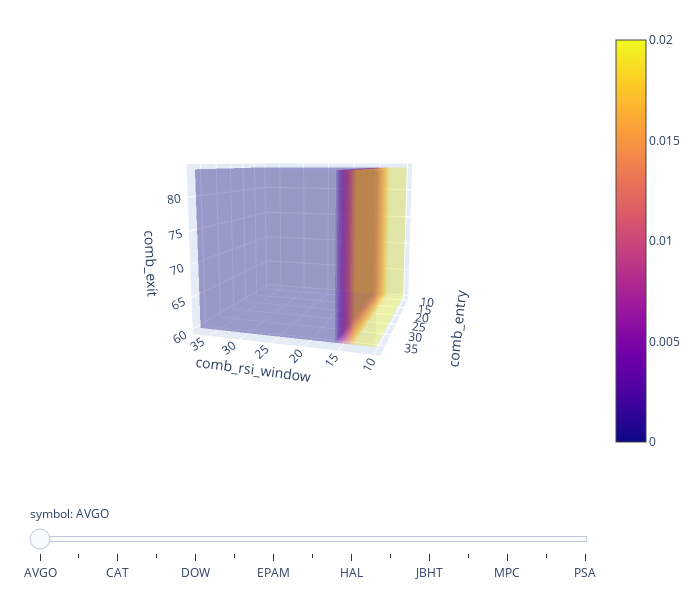

Notebook code for this chart:
### Code cell
returns = pf.total_return()
# returns = returns [ returns.index.isin(["BKNG"], level="symbol")]
# returns = returns.groupby(level=["comb_exit", "comb_entry", "symbol"]).mean()

print(returns.max())
print(returns.idxmax())

# print(returns.to_string())

"""comb_rsi_window comb_ma_window"""

# fig = returns.vbt.heatmap(
#     x_level = "comb_exit",
#     y_level = "comb_entry",
#     slider_level = "symbol"
# )
# fig.show()

fig = returns.vbt.volume(
    x_level = "comb_rsi_window",
    y_level = "comb_entry",
    z_level = "comb_exit",
    slider_level = "symbol"
)
fig.show()

### Figure 1 — Plotly figure (JSON) as saved in the notebook; plotly's stock layout.template omitted (floating-point values rounded to 4 significant figures; data arrays with more than 128 entries replaced by an {"elided": "..."} marker saying what was removed)
{"data": [{"colorscale": [[0, "#0d0887"], [0.1111, "#46039f"], [0.2222, "#7201a8"], [0.3333, "#9c179e"], [0.4444, "#bd3786"], [0.5556, "#d8576b"], [0.6667, "#ed7953"], [0.7778, "#fb9f3a"], [0.8889, "#fdca26"], [1, "#f0f921"]], "hovertemplate": "comb_rsi_window: %{x}<br>comb_entry: %{y}<br>comb_exit: %{z}<br>value: %{value}<extra></extra>", "name": "AVGO", "opacity": 0.2, "surface": {"count": 15}, "type": "volume", "uid": "15fbc41c-e853-4adf-8e93-4fb791483164", "value": {"elided": "560 float values"}, "visible": true, "x": {"elided": "560 int values"}, "y": {"elided": "560 int values"}, "z": {"elided": "560 int values"}}, {"colorscale": [[0, "#0d0887"], [0.1111, "#46039f"], [0.2222, "#7201a8"], [0.3333, "#9c179e"], [0.4444, "#bd3786"], [0.5556, "#d8576b"], [0.6667, "#ed7953"], [0.7778, "#fb9f3a"], [0.8889, "#fdca26"], [1, "#f0f921"]], "hovertemplate": "comb_rsi_window: %{x}<br>comb_entry: %{y}<br>comb_exit: %{z}<br>value: %{value}<extra></extra>", "name": "BKNG", "opacity": 0.2, "surface": {"count": 15}, "type": "volume", "uid": "f42e8d54-d60d-486a-8ddc-682b26117e97", "value": {"elided": "560 float values"}, "visible": false, "x": {"elided": "560 int values"}, "y": {"elided": "560 int values"}, "z": {"elided": "560 int values"}}, {"colorscale": [[0, "#0d0887"], [0.1111, "#46039f"], [0.2222, "#7201a8"], [0.3333, "#9c179e"], [0.4444, "#bd3786"], [0.5556, "#d8576b"], [0.6667, "#ed7953"], [0.7778, "#fb9f3a"], [0.8889, "#fdca26"], [1, "#f0f921"]], "hovertemplate": "comb_rsi_window: %{x}<br>comb_entry: %{y}<br>comb_exit: %{z}<br>value: %{value}<extra></extra>", "name": "CAT", "opacity": 0.2, "surface": {"count": 15}, "type": "volume", "uid": "e5cf7b86-e182-4250-b49a-96bc21261cab", "value": {"elided": "560 float values"}, "visible": false, "x": {"elided": "560 int values"}, "y": {"elided": "560 int values"}, "z": {"elided": "560 int values"}}, {"colorscale": [[0, "#0d0887"], [0.1111, "#46039f"], [0.2222, "#7201a8"], [0.3333, "#9c179e"], [0.4444, "#bd3786"], [0.5556, "#d8576b"], [0.6667, "#ed7953"], [0.7778, "#fb9f3a"], [0.8889, "#fdca26"], [1, "#f0f921"]], "hovertemplate": "comb_rsi_window: %{x}<br>comb_entry: %{y}<br>comb_exit: %{z}<br>value: %{value}<extra></extra>", "name": "DE", "opacity": 0.2, "surface": {"count": 15}, "type": "volume", "uid": "3642aa73-0a14-4e73-94b1-a5a30938a89e", "value": {"elided": "560 float values"}, "visible": false, "x": {"elided": "560 int values"}, "y": {"elided": "560 int values"}, "z": {"elided": "560 int values"}}, {"colorscale": [[0, "#0d0887"], [0.1111, "#46039f"], [0.2222, "#7201a8"], [0.3333, "#9c179e"], [0.4444, "#bd3786"], [0.5556, "#d8576b"], [0.6667, "#ed7953"], [0.7778, "#fb9f3a"], [0.8889, "#fdca26"], [1, "#f0f921"]], "hovertemplate": "comb_rsi_window: %{x}<br>comb_entry: %{y}<br>comb_exit: %{z}<br>value: %{value}<extra></extra>", "name": "DOW", "opacity": 0.2, "surface": {"count": 15}, "type": "volume", "uid": "d5bfbf2f-4dcc-40f6-92b1-ca28ae6777df", "value": {"elided": "560 float values"}, "visible": false, "x": {"elided": "560 int values"}, "y": {"elided": "560 int values"}, "z": {"elided": "560 int values"}}, {"colorscale": [[0, "#0d0887"], [0.1111, "#46039f"], [0.2222, "#7201a8"], [0.3333, "#9c179e"], [0.4444, "#bd3786"], [0.5556, "#d8576b"], [0.6667, "#ed7953"], [0.7778, "#fb9f3a"], [0.8889, "#fdca26"], [1, "#f0f921"]], "hovertemplate": "comb_rsi_window: %{x}<br>comb_entry: %{y}<br>comb_exit: %{z}<br>value: %{value}<extra></extra>", "name": "EOG", "opacity": 0.2, "surface": {"count": 15}, "type": "volume", "uid": "333dfbf8-f93a-4692-ab7c-6f9203af96ed", "value": {"elided": "560 float values"}, "visible": false, "x": {"elided": "560 int values"}, "y": {"elided": "560 int values"}, "z": {"elided": "560 int values"}}, {"colorscale": [[0, "#0d0887"], [0.1111, "#46039f"], [0.2222, "#7201a8"], [0.3333, "#9c179e"], [0.4444, "#bd3786"], [0.5556, "#d8576b"], [0.6667, "#ed7953"], [0.7778, "#fb9f3a"], [0.8889, "#fdca26"], [1, "#f0f921"]], "hovertemplate": "comb_rsi_window: %{x}<br>comb_entry: %{y}<br>comb_exit: %{z}<br>value: %{value}<extra></extra>", "name": "EPAM", "opacity": 0.2, "surface": {"count": 15}, "type": "volume", "uid": "76a484f2-3081-41a5-8e5c-d7c6be7c7616", "value": {"elided": "560 float values"}, "visible": false, "x": {"elided": "560 int values"}, "y": {"elided": "560 int values"}, "z": {"elided": "560 int values"}}, {"colorscale": [[0, "#0d0887"], [0.1111, "#46039f"], [0.2222, "#7201a8"], [0.3333, "#9c179e"], [0.4444, "#bd3786"], [0.5556, "#d8576b"], [0.6667, "#ed7953"], [0.7778, "#fb9f3a"], [0.8889, "#fdca26"], [1, "#f0f921"]], "hovertemplate": "comb_rsi_window: %{x}<br>comb_entry: %{y}<br>comb_exit: %{z}<br>value: %{value}<extra></extra>", "name": "FANG", "opacity": 0.2, "surface": {"count": 15}, "type": "volume", "uid": "cf9df5d3-5015-4dd1-aef1-3dc3dbc83a83", "value": {"elided": "560 float values"}, "visible": false, "x": {"elided": "560 int values"}, "y": {"elided": "560 int values"}, "z": {"elided": "560 int values"}}, {"colorscale": [[0, "#0d0887"], [0.1111, "#46039f"], [0.2222, "#7201a8"], [0.3333, "#9c179e"], [0.4444, "#bd3786"], [0.5556, "#d8576b"], [0.6667, "#ed7953"], [0.7778, "#fb9f3a"], [0.8889, "#fdca26"], [1, "#f0f921"]], "hovertemplate": "comb_rsi_window: %{x}<br>comb_entry: %{y}<br>comb_exit: %{z}<br>value: %{value}<extra></extra>", "name": "HAL", "opacity": 0.2, "surface": {"count": 15}, "type": "volume", "uid": "46c78fa8-3051-4ab0-81fa-00b986845f23", "value": {"elided": "560 float values"}, "visible": false, "x": {"elided": "560 int values"}, "y": {"elided": "560 int values"}, "z": {"elided": "560 int values"}}, {"colorscale": [[0, "#0d0887"], [0.1111, "#46039f"], [0.2222, "#7201a8"], [0.3333, "#9c179e"], [0.4444, "#bd3786"], [0.5556, "#d8576b"], [0.6667, "#ed7953"], [0.7778, "#fb9f3a"], [0.8889, "#fdca26"], [1, "#f0f921"]], "hovertemplate": "comb_rsi_window: %{x}<br>comb_entry: %{y}<br>comb_exit: %{z}<br>value: %{value}<extra></extra>", "name": "HLT", "opacity": 0.2, "surface": {"count": 15}, "type": "volume", "uid": "7967e993-cbb2-472a-a8b8-541ee6e1137e", "value": {"elided": "560 float values"}, "visible": false, "x": {"elided": "560 int values"}, "y": {"elided": "560 int values"}, "z": {"elided": "560 int values"}}, {"colorscale": [[0, "#0d0887"], [0.1111, "#46039f"], [0.2222, "#7201a8"], [0.3333, "#9c179e"], [0.4444, "#bd3786"], [0.5556, "#d8576b"], [0.6667, "#ed7953"], [0.7778, "#fb9f3a"], [0.8889, "#fdca26"], [1, "#f0f921"]], "hovertemplate": "comb_rsi_window: %{x}<br>comb_entry: %{y}<br>comb_exit: %{z}<br>value: %{value}<extra></extra>", "name": "JBHT", "opacity": 0.2, "surface": {"count": 15}, "type": "volume", "uid": "8f29b536-27a5-45a9-8151-054e33f7f341", "value": {"elided": "560 float values"}, "visible": false, "x": {"elided": "560 int values"}, "y": {"elided": "560 int values"}, "z": {"elided": "560 int values"}}, {"colorscale": [[0, "#0d0887"], [0.1111, "#46039f"], [0.2222, "#7201a8"], [0.3333, "#9c179e"], [0.4444, "#bd3786"], [0.5556, "#d8576b"], [0.6667, "#ed7953"], [0.7778, "#fb9f3a"], [0.8889, "#fdca26"], [1, "#f0f921"]], "hovertemplate": "comb_rsi_window: %{x}<br>comb_entry: %{y}<br>comb_exit: %{z}<br>value: %{value}<extra></extra>", "name": "MAR", "opacity": 0.2, "surface": {"count": 15}, "type": "volume", "uid": "e14af513-0653-4bc5-9894-06186c8be9b8", "value": {"elided": "560 float values"}, "visible": false, "x": {"elided": "560 int values"}, "y": {"elided": "560 int values"}, "z": {"elided": "560 int values"}}, {"colorscale": [[0, "#0d0887"], [0.1111, "#46039f"], [0.2222, "#7201a8"], [0.3333, "#9c179e"], [0.4444, "#bd3786"], [0.5556, "#d8576b"], [0.6667, "#ed7953"], [0.7778, "#fb9f3a"], [0.8889, "#fdca26"], [1, "#f0f921"]], "hovertemplate": "comb_rsi_window: %{x}<br>comb_entry: %{y}<br>comb_exit: %{z}<br>value: %{value}<extra></extra>", "name": "MPC", "opacity": 0.2, "surface": {"count": 15}, "type": "volume", "uid": "302be1ef-8a70-42d0-9ca0-4b0d9fc3d3e1", "value": {"elided": "560 float values"}, "visible": false, "x": {"elided": "560 int values"}, "y": {"elided": "560 int values"}, "z": {"elided": "560 int values"}}, {"colorscale": [[0, "#0d0887"], [0.1111, "#46039f"], [0.2222, "#7201a8"], [0.3333, "#9c179e"], [0.4444, "#bd3786"], [0.5556, "#d8576b"], [0.6667, "#ed7953"], [0.7778, "#fb9f3a"], [0.8889, "#fdca26"], [1, "#f0f921"]], "hovertemplate": "comb_rsi_window: %{x}<br>comb_entry: %{y}<br>comb_exit: %{z}<br>value: %{value}<extra></extra>", "name": "OGN", "opacity": 0.2, "surface": {"count": 15}, "type": "volume", "uid": "3edff63b-e080-4003-9799-4ee71260ab79", "value": {"elided": "560 float values"}, "visible": false, "x": {"elided": "560 int values"}, "y": {"elided": "560 int values"}, "z": {"elided": "560 int values"}}, {"colorscale": [[0, "#0d0887"], [0.1111, "#46039f"], [0.2222, "#7201a8"], [0.3333, "#9c179e"], [0.4444, "#bd3786"], [0.5556, "#d8576b"], [0.6667, "#ed7953"], [0.7778, "#fb9f3a"], [0.8889, "#fdca26"], [1, "#f0f921"]], "hovertemplate": "comb_rsi_window: %{x}<br>comb_entry: %{y}<br>comb_exit: %{z}<br>value: %{value}<extra></extra>", "name": "PSA", "opacity": 0.2, "surface": {"count": 15}, "type": "volume", "uid": "aaf1e23c-1c20-4c4a-b4e6-5714c5acbff2", "value": {"elided": "560 float values"}, "visible": false, "x": {"elided": "560 int values"}, "y": {"elided": "560 int values"}, "z": {"elided": "560 int values"}}], "layout": {"height": 590, "legend": {"orientation": "h", "traceorder": "normal", "x": 1, "xanchor": "right", "y": 1.02, "yanchor": "bottom"}, "margin": {"b": 30, "l": 30, "r": 30, "t": 30}, "scene": {"aspectmode": "auto", "aspectratio": {"x": 1.028, "y": 1.066, "z": 0.9133}, "camera": {"center": {"x": 0, "y": 0, "z": 0}, "eye": {"x": -0.9109, "y": 2.871, "z": 0.4704}, "projection": {"type": "perspective"}, "up": {"x": 0, "y": 0, "z": 1}}, "xaxis": {"title": {"text": "comb_rsi_window"}, "type": "linear"}, "yaxis": {"title": {"text": "comb_entry"}, "type": "linear"}, "zaxis": {"title": {"text": "comb_exit"}, "type": "linear"}}, "sliders": [{"active": 0, "currentvalue": {"prefix": "symbol: "}, "pad": {"t": 50}, "steps": [{"args": [{"visible": [true, false, false, false, false, false, false, false, false, false, false, false, false, false, false]}, {}], "label": "AVGO", "method": "update"}, {"args": [{"visible": [false, true, false, false, false, false, false, false, false, false, false, false, false, false, false]}, {}], "label": "BKNG", "method": "update"}, {"args": [{"visible": [false, false, true, false, false, false, false, false, false, false, false, false, false, false, false]}, {}], "label": "CAT", "method": "update"}, {"args": [{"visible": [false, false, false, true, false, false, false, false, false, false, false, false, false, false, false]}, {}], "label": "DE", "method": "update"}, {"args": [{"visible": [false, false, false, false, true, false, false, false, false, false, false, false, false, false, false]}, {}], "label": "DOW", "method": "update"}, {"args": [{"visible": [false, false, false, false, false, true, false, false, false, false, false, false, false, false, false]}, {}], "label": "EOG", "method": "update"}, {"args": [{"visible": [false, false, false, false, false, false, true, false, false, false, false, false, false, false, false]}, {}], "label": "EPAM", "method": "update"}, {"args": [{"visible": [false, false, false, false, false, false, false, true, false, false, false, false, false, false, false]}, {}], "label": "FANG", "method": "update"}, {"args": [{"visible": [false, false, false, false, false, false, false, false, true, false, false, false, false, false, false]}, {}], "label": "HAL", "method": "update"}, {"args": [{"visible": [false, false, false, false, false, false, false, false, false, true, false, false, false, false, false]}, {}], "label": "HLT", "method": "update"}, {"args": [{"visible": [false, false, false, false, false, false, false, false, false, false, true, false, false, false, false]}, {}], "label": "JBHT", "method": "update"}, {"args": [{"visible": [false, false, false, false, false, false, false, false, false, false, false, true, false, false, false]}, {}], "label": "MAR", "method": "update"}, {"args": [{"visible": [false, false, false, false, false, false, false, false, false, false, false, false, true, false, false]}, {}], "label": "MPC", "method": "update"}, {"args": [{"visible": [false, false, false, false, false, false, false, false, false, false, false, false, false, true, false]}, {}], "label": "OGN", "method": "update"}, {"args": [{"visible": [false, false, false, false, false, false, false, false, false, false, false, false, false, false, true]}, {}], "label": "PSA", "method": "update"}]}], "width": 700}}
